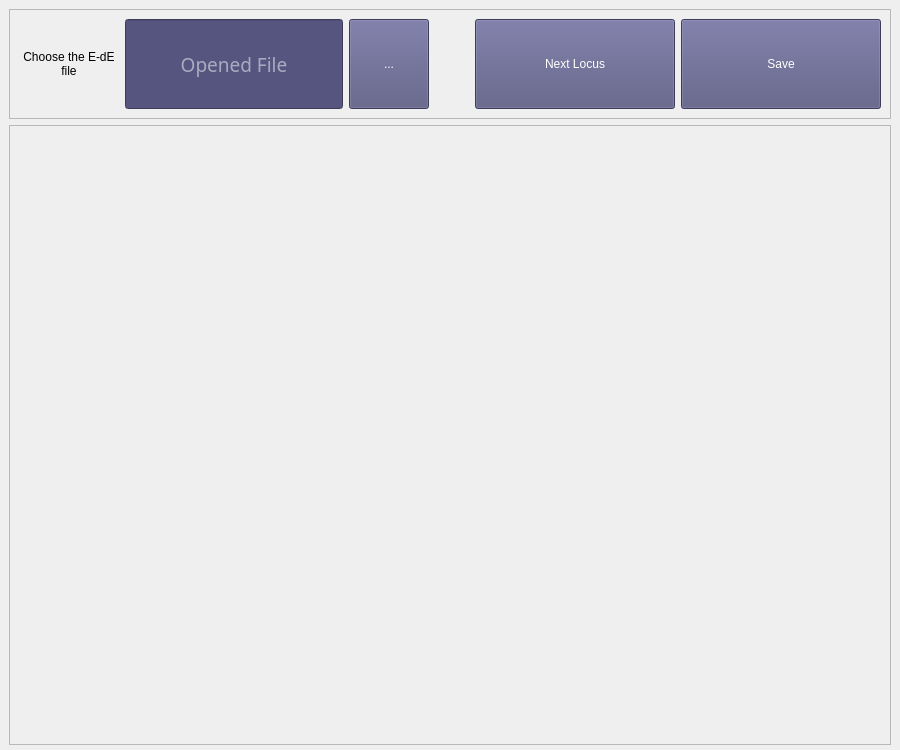
<?xml version="1.0" encoding="UTF-8"?>
<ui version="4.0">
 <class>LocusWindow</class>
 <widget class="QMainWindow" name="LocusWindow">
  <property name="geometry">
   <rect>
    <x>0</x>
    <y>0</y>
    <width>900</width>
    <height>750</height>
   </rect>
  </property>
  <property name="minimumSize">
   <size>
    <width>900</width>
    <height>750</height>
   </size>
  </property>
  <property name="font">
   <font>
    <family>Bahnschrift SemiBold</family>
    <pointsize>14</pointsize>
    <weight>75</weight>
    <bold>true</bold>
   </font>
  </property>
  <property name="windowTitle">
   <string>Locus Drawing</string>
  </property>
  <property name="styleSheet">
   <string notr="true">QPushButton{background-color: rgb(85, 85, 127);color: rgb(255, 255, 255);font: 63 14pt &quot;Bahnschrift SemiBold&quot;;}QPushButton:pressed{background-color: rgb(55, 55, 97);}</string>
  </property>
  <property name="locale">
   <locale language="Russian" country="Kazakhstan"/>
  </property>
  <widget class="QWidget" name="centralwidget">
   <layout class="QVBoxLayout" name="verticalLayout">
    <item>
     <widget class="QFrame" name="services_layout">
      <property name="minimumSize">
       <size>
        <width>0</width>
        <height>100</height>
       </size>
      </property>
      <property name="maximumSize">
       <size>
        <width>16777215</width>
        <height>250</height>
       </size>
      </property>
      <property name="frameShape">
       <enum>QFrame::StyledPanel</enum>
      </property>
      <property name="frameShadow">
       <enum>QFrame::Raised</enum>
      </property>
      <layout class="QHBoxLayout" name="horizontalLayout">
       <item>
        <widget class="QLabel" name="info_label">
         <property name="minimumSize">
          <size>
           <width>100</width>
           <height>0</height>
          </size>
         </property>
         <property name="maximumSize">
          <size>
           <width>400</width>
           <height>16777215</height>
          </size>
         </property>
         <property name="styleSheet">
          <string notr="true">font: 63 14pt &quot;Bahnschrift SemiBold&quot;;</string>
         </property>
         <property name="locale">
          <locale language="Russian" country="Kazakhstan"/>
         </property>
         <property name="text">
          <string>Choose the E-dE file</string>
         </property>
         <property name="alignment">
          <set>Qt::AlignCenter</set>
         </property>
         <property name="wordWrap">
          <bool>true</bool>
         </property>
        </widget>
       </item>
       <item>
        <widget class="QLineEdit" name="file_name">
         <property name="minimumSize">
          <size>
           <width>120</width>
           <height>90</height>
          </size>
         </property>
         <property name="maximumSize">
          <size>
           <width>480</width>
           <height>250</height>
          </size>
         </property>
         <property name="font">
          <font>
           <family>Bahnschrift SemiBold</family>
           <pointsize>14</pointsize>
           <weight>7</weight>
           <italic>false</italic>
           <bold>false</bold>
          </font>
         </property>
         <property name="styleSheet">
          <string notr="true">background-color: rgb(85, 85, 127);
color: rgb(255, 255, 255);
font: 63 14pt &quot;Bahnschrift SemiBold&quot;;</string>
         </property>
         <property name="text">
          <string/>
         </property>
         <property name="alignment">
          <set>Qt::AlignCenter</set>
         </property>
         <property name="readOnly">
          <bool>true</bool>
         </property>
         <property name="placeholderText">
          <string>Opened File</string>
         </property>
        </widget>
       </item>
       <item>
        <widget class="QPushButton" name="open_button">
         <property name="minimumSize">
          <size>
           <width>50</width>
           <height>90</height>
          </size>
         </property>
         <property name="maximumSize">
          <size>
           <width>200</width>
           <height>250</height>
          </size>
         </property>
         <property name="text">
          <string>...</string>
         </property>
        </widget>
       </item>
       <item>
        <spacer name="horizontal">
         <property name="orientation">
          <enum>Qt::Horizontal</enum>
         </property>
         <property name="sizeType">
          <enum>QSizePolicy::Preferred</enum>
         </property>
         <property name="sizeHint" stdset="0">
          <size>
           <width>40</width>
           <height>20</height>
          </size>
         </property>
        </spacer>
       </item>
       <item>
        <widget class="QPushButton" name="next_button">
         <property name="minimumSize">
          <size>
           <width>200</width>
           <height>90</height>
          </size>
         </property>
         <property name="maximumSize">
          <size>
           <width>800</width>
           <height>250</height>
          </size>
         </property>
         <property name="text">
          <string>Next Locus</string>
         </property>
        </widget>
       </item>
       <item>
        <widget class="QPushButton" name="save_button">
         <property name="minimumSize">
          <size>
           <width>200</width>
           <height>90</height>
          </size>
         </property>
         <property name="maximumSize">
          <size>
           <width>800</width>
           <height>250</height>
          </size>
         </property>
         <property name="text">
          <string>Save</string>
         </property>
        </widget>
       </item>
      </layout>
     </widget>
    </item>
    <item>
     <widget class="QFrame" name="matplotlib_layout">
      <property name="minimumSize">
       <size>
        <width>0</width>
        <height>620</height>
       </size>
      </property>
      <property name="maximumSize">
       <size>
        <width>16777215</width>
        <height>1140</height>
       </size>
      </property>
      <property name="frameShape">
       <enum>QFrame::StyledPanel</enum>
      </property>
      <property name="frameShadow">
       <enum>QFrame::Raised</enum>
      </property>
     </widget>
    </item>
   </layout>
  </widget>
 </widget>
 <resources/>
 <connections/>
</ui>
